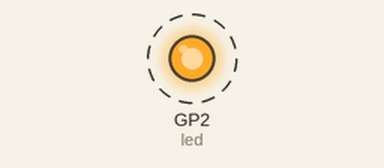
Recording of a program running on a simulated Raspberry Pi Pico running MicroPython. Shown: output pins drawn as LEDs (lit = HIGH). Dashed ring = blinking. What the program prints to the serial console is not drawn.

Above: at 0.2 s.
Timing chart, 0 to 3.0 s (numbered marks = the images above):
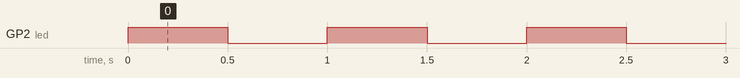

Measured:
- by itself, GP2 (led): alternates HIGH for 0.50 s and LOW for 0.50 s

The program:

main.py
```python
# MicroPython Blink Example
import time
from machine import Pin

# Configure LED pin
# ESP32: GPIO2, ESP8266: GPIO2, Pico: GP25, PyBoard: LED1
led = Pin(2, Pin.OUT)

print("MicroPython blink example")
print("LED will blink every 0.5 seconds")

while True:
    led.on()
    time.sleep(0.5)
    led.off()
    time.sleep(0.5)
```
